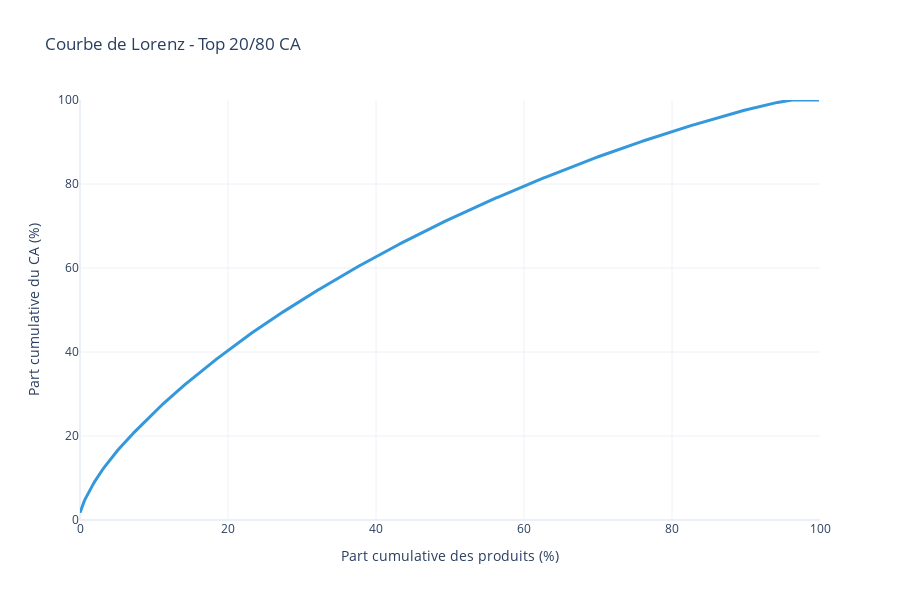

Notebook source saved alongside this figure:
### Code cell
import plotly.graph_objects as go

# Filtrer les produits avec des valeurs non NaN pour 'price' et 'gross_turnover'
df_filtered = df_erp_web.dropna(subset=['price', 'gross_turnover'])

# Normaliser X et Y sur 100% pour une meilleure lisibilité
df_filtered["cumulative_products"] = (df_filtered.index / len(df_filtered)) * 100

# Créer le graphique
fig = go.Figure()

# Courbe de Lorenz
fig.add_trace(go.Scatter(
    x=df_filtered["cumulative_products"], 
    y=df_filtered["cumulative_revenue_share"], 
    mode='lines', 
    name="Courbe de Lorenz",
    line=dict(color="#3498DB", width=3)  # Ligne bleue
))

# Mise en page
fig.update_layout(
    title="Courbe de Lorenz - Top 20/80 CA",
    xaxis_title="Part cumulative des produits (%)",
    yaxis_title="Part cumulative du CA (%)",
    width=900, height=600,
    xaxis=dict(tickmode='array', tickvals=[0, 20, 40, 60, 80, 100], range=[0, 100]),
    yaxis=dict(tickmode='array', tickvals=[0, 20, 40, 60, 80, 100], range=[0, 100]),
    template="plotly_white",
    showlegend=False
    )


fig.show()

### Figure 1 — Plotly figure (JSON) as saved in the notebook; plotly's stock layout.template omitted (floating-point values rounded to 4 significant figures; data arrays with more than 128 entries replaced by an {"elided": "..."} marker saying what was removed)
{"data": [{"line": {"color": "#3498DB", "width": 3}, "mode": "lines", "name": "Courbe de Lorenz", "type": "scatter", "x": {"elided": "714 float values"}, "y": {"elided": "714 float values"}}], "layout": {"height": 600, "showlegend": false, "title": {"text": "Courbe de Lorenz - Top 20/80 CA"}, "width": 900, "xaxis": {"range": [0, 100], "tickmode": "array", "tickvals": [0, 20, 40, 60, 80, 100], "title": {"text": "Part cumulative des produits (%)"}}, "yaxis": {"range": [0, 100], "tickmode": "array", "tickvals": [0, 20, 40, 60, 80, 100], "title": {"text": "Part cumulative du CA (%)"}}}}
